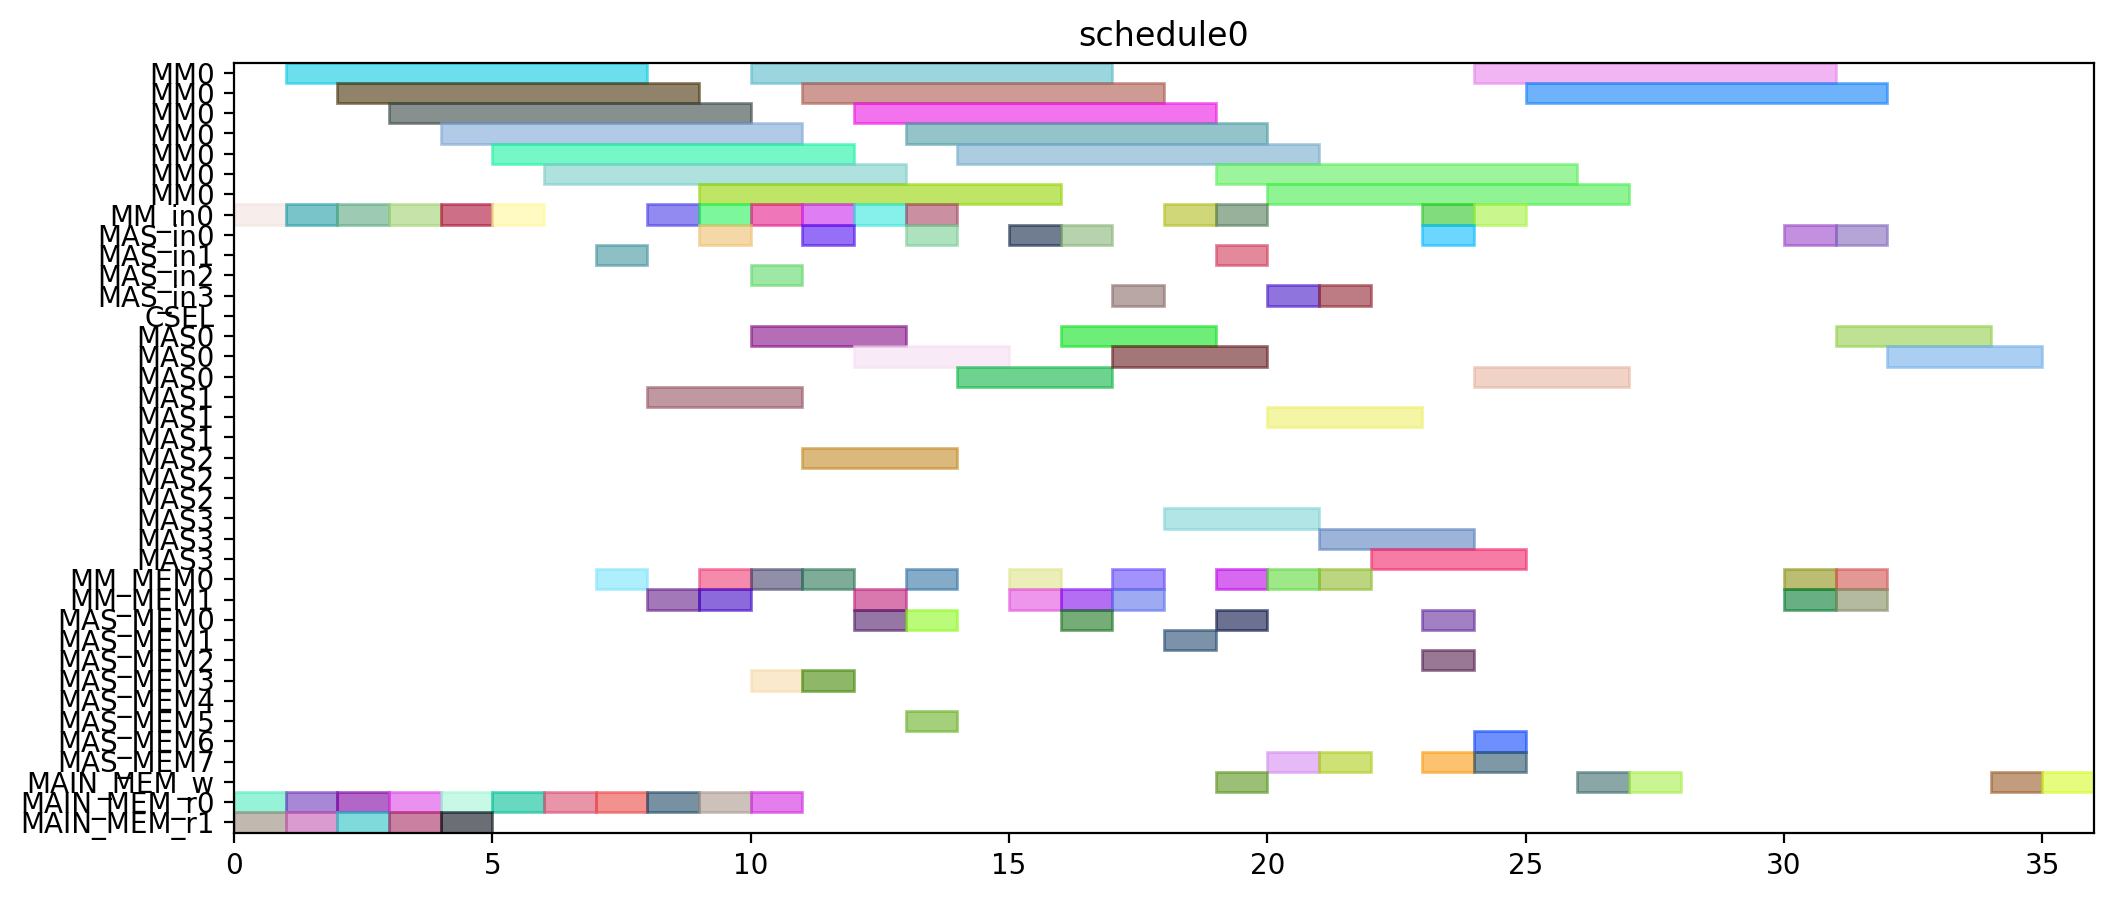

The script that drew this image:
from pyschedule import Scenario, solvers, plotters, alt


def solve():
	horizon = 90
	S = Scenario("schedule0", horizon=horizon)

	# resource
	MM = S.Resources('MM', num=1, size=7)
	MM_in = S.Resources('MM_in', num=1)
	MAS_in = S.Resources('MAS_in', num=4)
	CSEL = S.Resource('CSEL')
	MAS = S.Resources('MAS', num=4, size=3, periods=range(1, horizon))
	MM_MEM = S.Resources('MM_MEM', num=2)
	MAS_MEM = S.Resources('MAS_MEM', num=8)
	MAIN_MEM_w = S.Resource('MAIN_MEM_w', size=1)
	MAIN_MEM_r = S.Resources('MAIN_MEM_r', num=2)

	# result of previous scheduling

	# new tasks
	t0 = S.Task('t0', length=7, delay_cost=1)
	t0 += alt(MM)
	t0_in = S.Task('t0_in', length=1, delay_cost=1)
	t0_in += alt(MM_in)
	S += t0_in*MM_in[0]<=t0*MM[0]

	t0_mem0 = S.Task('t0_mem0', length=1, delay_cost=1)
	t0_mem0 += MAIN_MEM_r[0]
	t1 = S.Task('t1', length=7, delay_cost=1)
	t1 += alt(MM)
	t1_in = S.Task('t1_in', length=1, delay_cost=1)
	t1_in += alt(MM_in)
	S += t1_in*MM_in[0]<=t1*MM[0]

	t1_mem0 = S.Task('t1_mem0', length=1, delay_cost=1)
	t1_mem0 += MAIN_MEM_r[0]
	t2 = S.Task('t2', length=7, delay_cost=1)
	t2 += alt(MM)
	t2_in = S.Task('t2_in', length=1, delay_cost=1)
	t2_in += alt(MM_in)
	S += t2_in*MM_in[0]<=t2*MM[0]

	t2_mem0 = S.Task('t2_mem0', length=1, delay_cost=1)
	t2_mem0 += MAIN_MEM_r[0]
	t3 = S.Task('t3', length=7, delay_cost=1)
	t3 += alt(MM)
	t3_in = S.Task('t3_in', length=1, delay_cost=1)
	t3_in += alt(MM_in)
	S += t3_in*MM_in[0]<=t3*MM[0]

	t3_mem0 = S.Task('t3_mem0', length=1, delay_cost=1)
	t3_mem0 += MAIN_MEM_r[0]
	t3_mem1 = S.Task('t3_mem1', length=1, delay_cost=1)
	t3_mem1 += MAIN_MEM_r[1]
	t5 = S.Task('t5', length=7, delay_cost=1)
	t5 += alt(MM)
	t5_in = S.Task('t5_in', length=1, delay_cost=1)
	t5_in += alt(MM_in)
	S += t5_in*MM_in[0]<=t5*MM[0]

	t5_mem0 = S.Task('t5_mem0', length=1, delay_cost=1)
	t5_mem0 += MAIN_MEM_r[0]
	t5_mem1 = S.Task('t5_mem1', length=1, delay_cost=1)
	t5_mem1 += MAIN_MEM_r[1]
	t23 = S.Task('t23', length=7, delay_cost=1)
	t23 += alt(MM)
	t23_in = S.Task('t23_in', length=1, delay_cost=1)
	t23_in += alt(MM_in)
	S += t23_in*MM_in[0]<=t23*MM[0]

	t23_mem0 = S.Task('t23_mem0', length=1, delay_cost=1)
	t23_mem0 += MAIN_MEM_r[0]
	t23_mem1 = S.Task('t23_mem1', length=1, delay_cost=1)
	t23_mem1 += MAIN_MEM_r[1]
	t4 = S.Task('t4', length=3, delay_cost=1)
	t4 += alt(MAS)
	t4_in = S.Task('t4_in', length=1, delay_cost=1)
	t4_in += alt(MAS_in)
	S += t4_in*MAS_in[0]<=t4*MAS[0]

	S += t4_in*MAS_in[1]<=t4*MAS[1]

	S += t4_in*MAS_in[2]<=t4*MAS[2]

	S += t4_in*MAS_in[3]<=t4*MAS[3]

	t4_mem0 = S.Task('t4_mem0', length=1, delay_cost=1)
	t4_mem0 += alt(MM_MEM)
	S += (t3*MM[0])-1 < t4_mem0*MM_MEM[0]
	S += t4_mem0 <= t4

	t6 = S.Task('t6', length=3, delay_cost=1)
	t6 += alt(MAS)
	t6_in = S.Task('t6_in', length=1, delay_cost=1)
	t6_in += alt(MAS_in)
	S += t6_in*MAS_in[0]<=t6*MAS[0]

	S += t6_in*MAS_in[1]<=t6*MAS[1]

	S += t6_in*MAS_in[2]<=t6*MAS[2]

	S += t6_in*MAS_in[3]<=t6*MAS[3]

	t6_mem0 = S.Task('t6_mem0', length=1, delay_cost=1)
	t6_mem0 += alt(MM_MEM)
	S += (t5*MM[0])-1 < t6_mem0*MM_MEM[0]
	S += t6_mem0 <= t6

	t8 = S.Task('t8', length=7, delay_cost=1)
	t8 += alt(MM)
	t8_in = S.Task('t8_in', length=1, delay_cost=1)
	t8_in += alt(MM_in)
	S += t8_in*MM_in[0]<=t8*MM[0]

	t8_mem0 = S.Task('t8_mem0', length=1, delay_cost=1)
	t8_mem0 += MAIN_MEM_r[0]
	t8_mem1 = S.Task('t8_mem1', length=1, delay_cost=1)
	t8_mem1 += alt(MM_MEM)
	S += (t2*MM[0])-1 < t8_mem1*MM_MEM[1]
	S += t8_mem1 <= t8

	t15 = S.Task('t15', length=7, delay_cost=1)
	t15 += alt(MM)
	t15_in = S.Task('t15_in', length=1, delay_cost=1)
	t15_in += alt(MM_in)
	S += t15_in*MM_in[0]<=t15*MM[0]

	t15_mem0 = S.Task('t15_mem0', length=1, delay_cost=1)
	t15_mem0 += MAIN_MEM_r[0]
	t15_mem1 = S.Task('t15_mem1', length=1, delay_cost=1)
	t15_mem1 += alt(MM_MEM)
	S += (t2*MM[0])-1 < t15_mem1*MM_MEM[1]
	S += t15_mem1 <= t15

	t19 = S.Task('t19', length=3, delay_cost=1)
	t19 += alt(MAS)
	t19_in = S.Task('t19_in', length=1, delay_cost=1)
	t19_in += alt(MAS_in)
	S += t19_in*MAS_in[0]<=t19*MAS[0]

	S += t19_in*MAS_in[1]<=t19*MAS[1]

	S += t19_in*MAS_in[2]<=t19*MAS[2]

	S += t19_in*MAS_in[3]<=t19*MAS[3]

	t19_mem0 = S.Task('t19_mem0', length=1, delay_cost=1)
	t19_mem0 += alt(MM_MEM)
	S += (t0*MM[0])-1 < t19_mem0*MM_MEM[0]
	S += t19_mem0 <= t19

	t24 = S.Task('t24', length=3, delay_cost=1)
	t24 += alt(MAS)
	t24_in = S.Task('t24_in', length=1, delay_cost=1)
	t24_in += alt(MAS_in)
	S += t24_in*MAS_in[0]<=t24*MAS[0]

	S += t24_in*MAS_in[1]<=t24*MAS[1]

	S += t24_in*MAS_in[2]<=t24*MAS[2]

	S += t24_in*MAS_in[3]<=t24*MAS[3]

	t24_mem0 = S.Task('t24_mem0', length=1, delay_cost=1)
	t24_mem0 += alt(MM_MEM)
	S += (t23*MM[0])-1 < t24_mem0*MM_MEM[0]
	S += t24_mem0 <= t24

	t7 = S.Task('t7', length=7, delay_cost=1)
	t7 += alt(MM)
	t7_in = S.Task('t7_in', length=1, delay_cost=1)
	t7_in += alt(MM_in)
	S += t7_in*MM_in[0]<=t7*MM[0]

	t7_mem0 = S.Task('t7_mem0', length=1, delay_cost=1)
	t7_mem0 += MAIN_MEM_r[0]
	t7_mem1 = S.Task('t7_mem1', length=1, delay_cost=1)
	t7_mem1 += alt(MAS_MEM)
	S += (t6*MAS[0])-1 < t7_mem1*MAS_MEM[1]
	S += (t6*MAS[1])-1 < t7_mem1*MAS_MEM[3]
	S += (t6*MAS[2])-1 < t7_mem1*MAS_MEM[5]
	S += (t6*MAS[3])-1 < t7_mem1*MAS_MEM[7]
	S += t7_mem1 <= t7

	t14 = S.Task('t14', length=7, delay_cost=1)
	t14 += alt(MM)
	t14_in = S.Task('t14_in', length=1, delay_cost=1)
	t14_in += alt(MM_in)
	S += t14_in*MM_in[0]<=t14*MM[0]

	S += 0<t14

	t14_w = S.Task('t14_w', length=1, delay_cost=1)
	t14_w += alt(MAIN_MEM_w)
	S += t14 <= t14_w

	t14_mem0 = S.Task('t14_mem0', length=1, delay_cost=1)
	t14_mem0 += MAIN_MEM_r[0]
	t14_mem1 = S.Task('t14_mem1', length=1, delay_cost=1)
	t14_mem1 += alt(MAS_MEM)
	S += (t6*MAS[0])-1 < t14_mem1*MAS_MEM[1]
	S += (t6*MAS[1])-1 < t14_mem1*MAS_MEM[3]
	S += (t6*MAS[2])-1 < t14_mem1*MAS_MEM[5]
	S += (t6*MAS[3])-1 < t14_mem1*MAS_MEM[7]
	S += t14_mem1 <= t14

	t16 = S.Task('t16', length=3, delay_cost=1)
	t16 += alt(MAS)
	t16_in = S.Task('t16_in', length=1, delay_cost=1)
	t16_in += alt(MAS_in)
	S += t16_in*MAS_in[0]<=t16*MAS[0]

	S += t16_in*MAS_in[1]<=t16*MAS[1]

	S += t16_in*MAS_in[2]<=t16*MAS[2]

	S += t16_in*MAS_in[3]<=t16*MAS[3]

	t16_mem0 = S.Task('t16_mem0', length=1, delay_cost=1)
	t16_mem0 += alt(MM_MEM)
	S += (t0*MM[0])-1 < t16_mem0*MM_MEM[0]
	S += t16_mem0 <= t16

	t16_mem1 = S.Task('t16_mem1', length=1, delay_cost=1)
	t16_mem1 += alt(MM_MEM)
	S += (t15*MM[0])-1 < t16_mem1*MM_MEM[1]
	S += t16_mem1 <= t16

	t20 = S.Task('t20', length=3, delay_cost=1)
	t20 += alt(MAS)
	t20_in = S.Task('t20_in', length=1, delay_cost=1)
	t20_in += alt(MAS_in)
	S += t20_in*MAS_in[0]<=t20*MAS[0]

	S += t20_in*MAS_in[1]<=t20*MAS[1]

	S += t20_in*MAS_in[2]<=t20*MAS[2]

	S += t20_in*MAS_in[3]<=t20*MAS[3]

	t20_mem0 = S.Task('t20_mem0', length=1, delay_cost=1)
	t20_mem0 += alt(MM_MEM)
	S += (t0*MM[0])-1 < t20_mem0*MM_MEM[0]
	S += t20_mem0 <= t20

	t20_mem1 = S.Task('t20_mem1', length=1, delay_cost=1)
	t20_mem1 += alt(MAS_MEM)
	S += (t19*MAS[0])-1 < t20_mem1*MAS_MEM[1]
	S += (t19*MAS[1])-1 < t20_mem1*MAS_MEM[3]
	S += (t19*MAS[2])-1 < t20_mem1*MAS_MEM[5]
	S += (t19*MAS[3])-1 < t20_mem1*MAS_MEM[7]
	S += t20_mem1 <= t20

	t25 = S.Task('t25', length=7, delay_cost=1)
	t25 += alt(MM)
	t25_in = S.Task('t25_in', length=1, delay_cost=1)
	t25_in += alt(MM_in)
	S += t25_in*MM_in[0]<=t25*MM[0]

	t25_mem0 = S.Task('t25_mem0', length=1, delay_cost=1)
	t25_mem0 += alt(MAS_MEM)
	S += (t24*MAS[0])-1 < t25_mem0*MAS_MEM[0]
	S += (t24*MAS[1])-1 < t25_mem0*MAS_MEM[2]
	S += (t24*MAS[2])-1 < t25_mem0*MAS_MEM[4]
	S += (t24*MAS[3])-1 < t25_mem0*MAS_MEM[6]
	S += t25_mem0 <= t25

	t25_mem1 = S.Task('t25_mem1', length=1, delay_cost=1)
	t25_mem1 += MAIN_MEM_r[1]
	t26 = S.Task('t26', length=7, delay_cost=1)
	t26 += alt(MM)
	t26_in = S.Task('t26_in', length=1, delay_cost=1)
	t26_in += alt(MM_in)
	S += t26_in*MM_in[0]<=t26*MM[0]

	t26_mem0 = S.Task('t26_mem0', length=1, delay_cost=1)
	t26_mem0 += alt(MAS_MEM)
	S += (t24*MAS[0])-1 < t26_mem0*MAS_MEM[0]
	S += (t24*MAS[1])-1 < t26_mem0*MAS_MEM[2]
	S += (t24*MAS[2])-1 < t26_mem0*MAS_MEM[4]
	S += (t24*MAS[3])-1 < t26_mem0*MAS_MEM[6]
	S += t26_mem0 <= t26

	t26_mem1 = S.Task('t26_mem1', length=1, delay_cost=1)
	t26_mem1 += alt(MM_MEM)
	S += (t1*MM[0])-1 < t26_mem1*MM_MEM[1]
	S += t26_mem1 <= t26

	t9 = S.Task('t9', length=3, delay_cost=1)
	t9 += alt(MAS)
	t9_in = S.Task('t9_in', length=1, delay_cost=1)
	t9_in += alt(MAS_in)
	S += t9_in*MAS_in[0]<=t9*MAS[0]

	S += t9_in*MAS_in[1]<=t9*MAS[1]

	S += t9_in*MAS_in[2]<=t9*MAS[2]

	S += t9_in*MAS_in[3]<=t9*MAS[3]

	t9_mem0 = S.Task('t9_mem0', length=1, delay_cost=1)
	t9_mem0 += alt(MM_MEM)
	S += (t7*MM[0])-1 < t9_mem0*MM_MEM[0]
	S += t9_mem0 <= t9

	t9_mem1 = S.Task('t9_mem1', length=1, delay_cost=1)
	t9_mem1 += alt(MM_MEM)
	S += (t8*MM[0])-1 < t9_mem1*MM_MEM[1]
	S += t9_mem1 <= t9

	t17 = S.Task('t17', length=7, delay_cost=1)
	t17 += alt(MM)
	t17_in = S.Task('t17_in', length=1, delay_cost=1)
	t17_in += alt(MM_in)
	S += t17_in*MM_in[0]<=t17*MM[0]

	S += 0<t17

	t17_w = S.Task('t17_w', length=1, delay_cost=1)
	t17_w += alt(MAIN_MEM_w)
	S += t17 <= t17_w

	t17_mem0 = S.Task('t17_mem0', length=1, delay_cost=1)
	t17_mem0 += MAIN_MEM_r[0]
	t17_mem1 = S.Task('t17_mem1', length=1, delay_cost=1)
	t17_mem1 += alt(MAS_MEM)
	S += (t16*MAS[0])-1 < t17_mem1*MAS_MEM[1]
	S += (t16*MAS[1])-1 < t17_mem1*MAS_MEM[3]
	S += (t16*MAS[2])-1 < t17_mem1*MAS_MEM[5]
	S += (t16*MAS[3])-1 < t17_mem1*MAS_MEM[7]
	S += t17_mem1 <= t17

	t21 = S.Task('t21', length=3, delay_cost=1)
	t21 += alt(MAS)
	t21_in = S.Task('t21_in', length=1, delay_cost=1)
	t21_in += alt(MAS_in)
	S += t21_in*MAS_in[0]<=t21*MAS[0]

	S += t21_in*MAS_in[1]<=t21*MAS[1]

	S += t21_in*MAS_in[2]<=t21*MAS[2]

	S += t21_in*MAS_in[3]<=t21*MAS[3]

	t21_mem0 = S.Task('t21_mem0', length=1, delay_cost=1)
	t21_mem0 += alt(MAS_MEM)
	S += (t20*MAS[0])-1 < t21_mem0*MAS_MEM[0]
	S += (t20*MAS[1])-1 < t21_mem0*MAS_MEM[2]
	S += (t20*MAS[2])-1 < t21_mem0*MAS_MEM[4]
	S += (t20*MAS[3])-1 < t21_mem0*MAS_MEM[6]
	S += t21_mem0 <= t21

	t21_mem1 = S.Task('t21_mem1', length=1, delay_cost=1)
	t21_mem1 += alt(MM_MEM)
	S += (t15*MM[0])-1 < t21_mem1*MM_MEM[1]
	S += t21_mem1 <= t21

	t27 = S.Task('t27', length=3, delay_cost=1)
	t27 += alt(MAS)
	t27_in = S.Task('t27_in', length=1, delay_cost=1)
	t27_in += alt(MAS_in)
	S += t27_in*MAS_in[0]<=t27*MAS[0]

	S += t27_in*MAS_in[1]<=t27*MAS[1]

	S += t27_in*MAS_in[2]<=t27*MAS[2]

	S += t27_in*MAS_in[3]<=t27*MAS[3]

	t27_mem0 = S.Task('t27_mem0', length=1, delay_cost=1)
	t27_mem0 += alt(MM_MEM)
	S += (t26*MM[0])-1 < t27_mem0*MM_MEM[0]
	S += t27_mem0 <= t27

	t10 = S.Task('t10', length=3, delay_cost=1)
	t10 += alt(MAS)
	t10_in = S.Task('t10_in', length=1, delay_cost=1)
	t10_in += alt(MAS_in)
	S += t10_in*MAS_in[0]<=t10*MAS[0]

	S += t10_in*MAS_in[1]<=t10*MAS[1]

	S += t10_in*MAS_in[2]<=t10*MAS[2]

	S += t10_in*MAS_in[3]<=t10*MAS[3]

	t10_mem0 = S.Task('t10_mem0', length=1, delay_cost=1)
	t10_mem0 += alt(MM_MEM)
	S += (t1*MM[0])-1 < t10_mem0*MM_MEM[0]
	S += t10_mem0 <= t10

	t10_mem1 = S.Task('t10_mem1', length=1, delay_cost=1)
	t10_mem1 += alt(MAS_MEM)
	S += (t9*MAS[0])-1 < t10_mem1*MAS_MEM[1]
	S += (t9*MAS[1])-1 < t10_mem1*MAS_MEM[3]
	S += (t9*MAS[2])-1 < t10_mem1*MAS_MEM[5]
	S += (t9*MAS[3])-1 < t10_mem1*MAS_MEM[7]
	S += t10_mem1 <= t10

	t11 = S.Task('t11', length=3, delay_cost=1)
	t11 += alt(MAS)
	t11_in = S.Task('t11_in', length=1, delay_cost=1)
	t11_in += alt(MAS_in)
	S += t11_in*MAS_in[0]<=t11*MAS[0]

	S += t11_in*MAS_in[1]<=t11*MAS[1]

	S += t11_in*MAS_in[2]<=t11*MAS[2]

	S += t11_in*MAS_in[3]<=t11*MAS[3]

	t11_mem0 = S.Task('t11_mem0', length=1, delay_cost=1)
	t11_mem0 += alt(MM_MEM)
	S += (t1*MM[0])-1 < t11_mem0*MM_MEM[0]
	S += t11_mem0 <= t11

	t11_mem1 = S.Task('t11_mem1', length=1, delay_cost=1)
	t11_mem1 += alt(MAS_MEM)
	S += (t9*MAS[0])-1 < t11_mem1*MAS_MEM[1]
	S += (t9*MAS[1])-1 < t11_mem1*MAS_MEM[3]
	S += (t9*MAS[2])-1 < t11_mem1*MAS_MEM[5]
	S += (t9*MAS[3])-1 < t11_mem1*MAS_MEM[7]
	S += t11_mem1 <= t11

	t22 = S.Task('t22', length=7, delay_cost=1)
	t22 += alt(MM)
	t22_in = S.Task('t22_in', length=1, delay_cost=1)
	t22_in += alt(MM_in)
	S += t22_in*MM_in[0]<=t22*MM[0]

	t22_mem0 = S.Task('t22_mem0', length=1, delay_cost=1)
	t22_mem0 += alt(MAS_MEM)
	S += (t21*MAS[0])-1 < t22_mem0*MAS_MEM[0]
	S += (t21*MAS[1])-1 < t22_mem0*MAS_MEM[2]
	S += (t21*MAS[2])-1 < t22_mem0*MAS_MEM[4]
	S += (t21*MAS[3])-1 < t22_mem0*MAS_MEM[6]
	S += t22_mem0 <= t22

	t22_mem1 = S.Task('t22_mem1', length=1, delay_cost=1)
	t22_mem1 += MAIN_MEM_r[1]
	new_PZ = S.Task('new_PZ', length=3, delay_cost=1)
	new_PZ += alt(MAS)
	new_PZ_in = S.Task('new_PZ_in', length=1, delay_cost=1)
	new_PZ_in += alt(MAS_in)
	S += new_PZ_in*MAS_in[0]<=new_PZ*MAS[0]

	S += new_PZ_in*MAS_in[1]<=new_PZ*MAS[1]

	S += new_PZ_in*MAS_in[2]<=new_PZ*MAS[2]

	S += new_PZ_in*MAS_in[3]<=new_PZ*MAS[3]

	S += 0<new_PZ

	new_PZ_w = S.Task('new_PZ_w', length=1, delay_cost=1)
	new_PZ_w += alt(MAIN_MEM_w)
	S += new_PZ <= new_PZ_w

	new_PZ_mem0 = S.Task('new_PZ_mem0', length=1, delay_cost=1)
	new_PZ_mem0 += alt(MAS_MEM)
	S += (t27*MAS[0])-1 < new_PZ_mem0*MAS_MEM[0]
	S += (t27*MAS[1])-1 < new_PZ_mem0*MAS_MEM[2]
	S += (t27*MAS[2])-1 < new_PZ_mem0*MAS_MEM[4]
	S += (t27*MAS[3])-1 < new_PZ_mem0*MAS_MEM[6]
	S += new_PZ_mem0 <= new_PZ

	t12 = S.Task('t12', length=7, delay_cost=1)
	t12 += alt(MM)
	t12_in = S.Task('t12_in', length=1, delay_cost=1)
	t12_in += alt(MM_in)
	S += t12_in*MM_in[0]<=t12*MM[0]

	t12_mem0 = S.Task('t12_mem0', length=1, delay_cost=1)
	t12_mem0 += alt(MAS_MEM)
	S += (t10*MAS[0])-1 < t12_mem0*MAS_MEM[0]
	S += (t10*MAS[1])-1 < t12_mem0*MAS_MEM[2]
	S += (t10*MAS[2])-1 < t12_mem0*MAS_MEM[4]
	S += (t10*MAS[3])-1 < t12_mem0*MAS_MEM[6]
	S += t12_mem0 <= t12

	t12_mem1 = S.Task('t12_mem1', length=1, delay_cost=1)
	t12_mem1 += alt(MAS_MEM)
	S += (t11*MAS[0])-1 < t12_mem1*MAS_MEM[1]
	S += (t11*MAS[1])-1 < t12_mem1*MAS_MEM[3]
	S += (t11*MAS[2])-1 < t12_mem1*MAS_MEM[5]
	S += (t11*MAS[3])-1 < t12_mem1*MAS_MEM[7]
	S += t12_mem1 <= t12

	t13 = S.Task('t13', length=7, delay_cost=1)
	t13 += alt(MM)
	t13_in = S.Task('t13_in', length=1, delay_cost=1)
	t13_in += alt(MM_in)
	S += t13_in*MM_in[0]<=t13*MM[0]

	t13_mem0 = S.Task('t13_mem0', length=1, delay_cost=1)
	t13_mem0 += alt(MAS_MEM)
	S += (t4*MAS[0])-1 < t13_mem0*MAS_MEM[0]
	S += (t4*MAS[1])-1 < t13_mem0*MAS_MEM[2]
	S += (t4*MAS[2])-1 < t13_mem0*MAS_MEM[4]
	S += (t4*MAS[3])-1 < t13_mem0*MAS_MEM[6]
	S += t13_mem0 <= t13

	t13_mem1 = S.Task('t13_mem1', length=1, delay_cost=1)
	t13_mem1 += alt(MAS_MEM)
	S += (t10*MAS[0])-1 < t13_mem1*MAS_MEM[1]
	S += (t10*MAS[1])-1 < t13_mem1*MAS_MEM[3]
	S += (t10*MAS[2])-1 < t13_mem1*MAS_MEM[5]
	S += (t10*MAS[3])-1 < t13_mem1*MAS_MEM[7]
	S += t13_mem1 <= t13

	new_PY = S.Task('new_PY', length=3, delay_cost=1)
	new_PY += alt(MAS)
	new_PY_in = S.Task('new_PY_in', length=1, delay_cost=1)
	new_PY_in += alt(MAS_in)
	S += new_PY_in*MAS_in[0]<=new_PY*MAS[0]

	S += new_PY_in*MAS_in[1]<=new_PY*MAS[1]

	S += new_PY_in*MAS_in[2]<=new_PY*MAS[2]

	S += new_PY_in*MAS_in[3]<=new_PY*MAS[3]

	S += 0<new_PY

	new_PY_w = S.Task('new_PY_w', length=1, delay_cost=1)
	new_PY_w += alt(MAIN_MEM_w)
	S += new_PY <= new_PY_w

	new_PY_mem0 = S.Task('new_PY_mem0', length=1, delay_cost=1)
	new_PY_mem0 += alt(MM_MEM)
	S += (t12*MM[0])-1 < new_PY_mem0*MM_MEM[0]
	S += new_PY_mem0 <= new_PY

	new_PY_mem1 = S.Task('new_PY_mem1', length=1, delay_cost=1)
	new_PY_mem1 += alt(MM_MEM)
	S += (t22*MM[0])-1 < new_PY_mem1*MM_MEM[1]
	S += new_PY_mem1 <= new_PY

	new_PX = S.Task('new_PX', length=3, delay_cost=1)
	new_PX += alt(MAS)
	new_PX_in = S.Task('new_PX_in', length=1, delay_cost=1)
	new_PX_in += alt(MAS_in)
	S += new_PX_in*MAS_in[0]<=new_PX*MAS[0]

	S += new_PX_in*MAS_in[1]<=new_PX*MAS[1]

	S += new_PX_in*MAS_in[2]<=new_PX*MAS[2]

	S += new_PX_in*MAS_in[3]<=new_PX*MAS[3]

	S += 0<new_PX

	new_PX_w = S.Task('new_PX_w', length=1, delay_cost=1)
	new_PX_w += alt(MAIN_MEM_w)
	S += new_PX <= new_PX_w

	new_PX_mem0 = S.Task('new_PX_mem0', length=1, delay_cost=1)
	new_PX_mem0 += alt(MM_MEM)
	S += (t13*MM[0])-1 < new_PX_mem0*MM_MEM[0]
	S += new_PX_mem0 <= new_PX

	new_PX_mem1 = S.Task('new_PX_mem1', length=1, delay_cost=1)
	new_PX_mem1 += alt(MM_MEM)
	S += (t25*MM[0])-1 < new_PX_mem1*MM_MEM[1]
	S += new_PX_mem1 <= new_PX

	solvers.mip.solve(S,msg=1,kind='CPLEX',ratio_gap=1.01)

	solution = [['hoge']*len(S.solution()[1]) for i in range(len(S.solution()))]
	for i in range(len(S.solution())):
		for j in range(len(S.solution()[i])):
			solution[i][j]=str(S.solution()[i][j])
	print(solution)

	cycles = int(solution[-1][3])

	pic_file_name = "/home/mfukuda/ABE/multiRAM_multiMAS_16mux/scheduling_result/stage7MM1_stage3MAS4/EP_DBL_A_ANY/schedule0.png"
	if(S.solution() != []):
		plotters.matplotlib.plot(S,img_filename=pic_file_name, show_task_labels=False, fig_size=(cycles*0.25+3, 5))

	return solution
